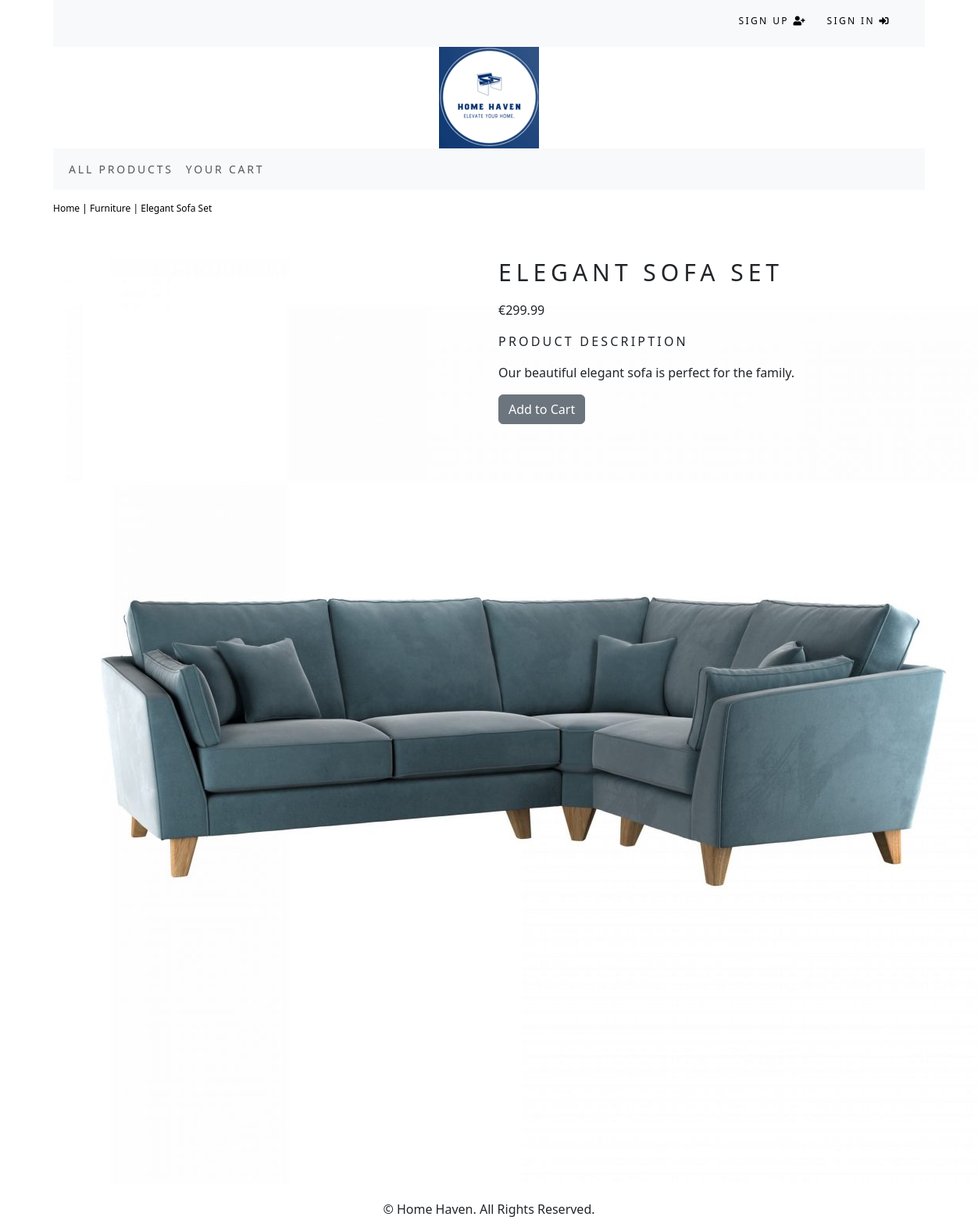
/fb31fcf8-18f7-4310-aab2-85ac38cf25bb/b6270f2f-1cc7-4e4c-b849-610149636caa/, run on the app's committed database.
### shop/models.py (models this page shows, shortened)
class Product(models.Model):
    id = models.UUIDField(primary_key=True,default=uuid.uuid4, editable=False)
    name = models.CharField(max_length=250, unique=True)
    description = models.TextField(blank=True)
    category = models.ForeignKey(Category, on_delete=models.CASCADE)
    price = models.DecimalField(max_digits=10, decimal_places=2)
    image = models.ImageField(upload_to='product')
    stock = models.IntegerField()
    class Meta:
        ordering = ('name',)
        verbose_name = 'product'
        verbose_name_plural = 'products'

class Category(models.Model):
    id = models.UUIDField(primary_key=True,default=uuid.uuid4,editable=False)
    name = models.CharField(max_length=250, unique=True)
    description = models.TextField(blank = True)
    image = models.ImageField(upload_to = 'category', blank=True)
    class Meta:
        ordering = ('name',)
        verbose_name = 'category'
        verbose_name_plural = 'categories'
    def __str__(self):
        return self.name

### shop/views.py (the view)
# urls.py: path('<uuid:category_id>/<uuid:product_id>/',views.product_detail,name='product_detail')
def product_detail(request, category_id, product_id):
    product = get_object_or_404(Product,category_id=category_id,id=product_id)
    return render(request, 'shop/product.html', {'product':product})

### shop/templates/shop/product.html (shortened to what this page needs)
{% extends "base.html" %}
{% load static %}
{% block content %}
<div class="row my_prod_row_class">
    <div class="mx-auto">
        <p><a href="{% url 'shop:all_products' %}">Home</a> | <a
                href="{{product.category.get_url }}">{{product.category}}</a> | {{product.name}}</p>
    </div>
    <div class="container">
        <br>
        <div class="row">
            <div class="col-12 col-sm-12 col-md-12 col-lg-6 text-center">
                <div style="min-width: 18rem;">
                    <img src="{{product.image.url}}" alt="{{product.name}}">
                </div>
            </div>
            <div class="col-12 col-sm-12 col-md-12 col-lg-6">
                <div>
                    <h1 class="my_prod_title">{{product.name}}</h1>
                    <p>€{{product.price}}</p>
                    <p class="my_title">Product Description</p>
                    <p class="text-justify my_prod_text">{{product.description}}</p>
                    {% if product.stock == 0%}
                        <p class="text-justify my_prod_text"><b>Out of Stock</b></p>
                    {% else %}
                        <a class="btn btn-secondary" href="#">Add to Cart</a>
                    {% endif %}
                </div>
            </div>
        </div>
    </div>
</div>
{% endblock %}

### static/css/custom.css (style rules this page uses)
.my_title { font-size: 16px; text-transform: uppercase; letter-spacing: .2em; }
.my_prod_row_class { padding-top: 15px; padding-bottom: 20px; }
.my_prod_row_class .mx-auto p { color: #000; font-size: 12px; }
.my_prod_row_class .mx-auto p a { color: #000; font-size: 12px; text-decoration: none; }
.my_prod_title { font-size: 30px; text-transform: uppercase; letter-spacing: .2em; padding-top: 15px; padding-bottom: 10px; }
.my_prod_text { padding-right: 20px; }

### data on the page
Product: category "Furniture", name "Elegant Sofa Set", image (picture), name "ELEGANT SOFA SET", price "299.99", description "Our beautiful elegant sofa is perfect for the family."
